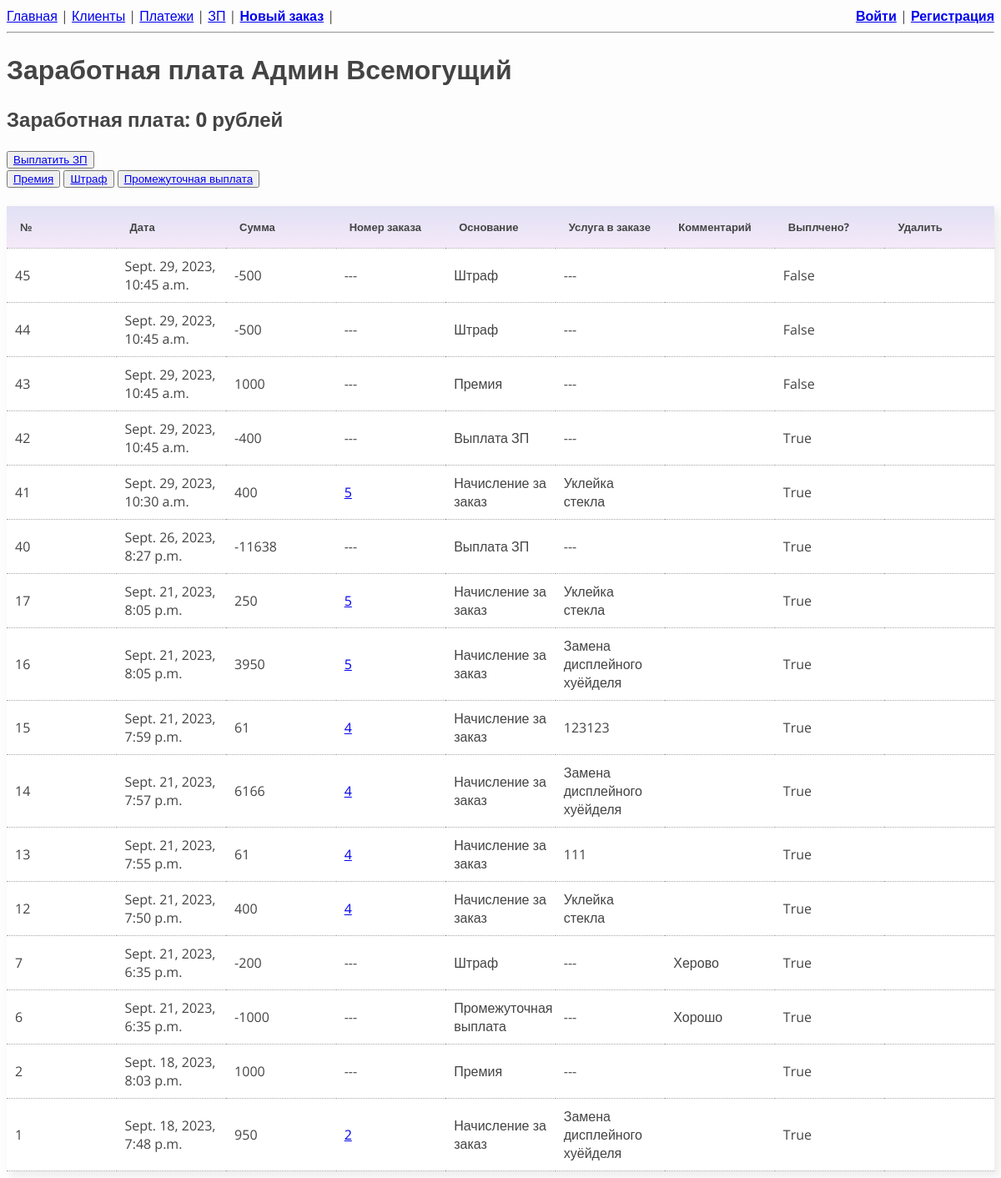
The page /salary/9/ on the database its author committed.
### users/models.py (models this page shows, shortened)
class Employees(AbstractUser):
    percent = models.IntegerField(verbose_name='Процент от заказа', default=50)
    earnings = models.IntegerField(default=0, verbose_name='Заработок с последней выплаты')

### salary/models.py (models this page shows)
class Salary(models.Model):
    SALARY_REASONS = (
        ('BONUS', 'Премия'),
        ('PENALTY', 'Штраф'),
        ('ACCRUAL', 'Начисление за заказ'),
        ('PAYOUT', 'Выплата ЗП'),
        ('INTERIM_PAYMENT', 'Промежуточная выплата')
    )
    employee = models.ForeignKey(Employees, on_delete=models.DO_NOTHING, verbose_name='Исполнитель')
    order = models.ForeignKey(Order, on_delete=models.CASCADE, null=True, blank=True,
                              verbose_name='Номер заказа')
    work = models.ForeignKey(Works, on_delete=models.CASCADE, null=True, blank=True,
                              verbose_name='Услуга')
    payment = models.ForeignKey(Payments, on_delete=models.SET_NULL, null=True, blank=True,
                                verbose_name='Платёж №')
    reason = models.CharField(max_length=30, verbose_name='Основание', choices=SALARY_REASONS,
                              default='ACCRUAL')
    date = models.DateTimeField(default=datetime.now())
    amount = models.IntegerField(verbose_name='Сумма')
    comment = models.CharField(max_length=100, blank=True, default='', verbose_name='Комментарий')
    paid_for_employee = models.BooleanField(default=False, verbose_name='Оплачено мастеру')
    paid_by_operation = models.IntegerField(blank=True, null=True, verbose_name='Закрыт операцией №')

### orders/models.py (models this page shows, shortened)
class Works(models.Model):
    order = models.ForeignKey(Order, on_delete=models.CASCADE, verbose_name='Заказ')
    employee = models.ForeignKey(Employees, on_delete=models.PROTECT, null=True, blank=True,
                                verbose_name='Исполнитель')
    payment = models.ForeignKey(Payments, on_delete=models.SET_NULL, null=True, blank=True,
                                verbose_name='Платёж №')
    work = models.CharField(max_length=50, verbose_name='Название услуги')
    price = models.IntegerField(verbose_name='Стоимость')
    cost = models.IntegerField(default=0, blank=True, verbose_name='Себестоимость')
    guarantee = models.IntegerField(default=60, verbose_name='Гарантия')
    discount = models.IntegerField(default=0, blank=True, verbose_name='Скидка')
    quantity = models.IntegerField(default=1, verbose_name='Количество')
    paid_by_client = models.BooleanField(default=False, verbose_name='Оплачено клиентом')

### salary/views.py (the view)
# urls.py: path('<int:employee_id>/', EmployeeSalary.as_view(), name='employee_salary'),
class EmployeeSalary(ListView):
    model = Salary
    template_name = 'employee_salary.html'
    context_object_name = 'salary'
    ordering = ['-pk']
    def get_queryset(self):
        queryset = super().get_queryset()
        return queryset.filter(employee_id = self.kwargs['employee_id'])
    def get_context_data(self, **kwargs):
        context = super().get_context_data(**kwargs)
        context['employee'] = Employees.objects.get(pk=self.kwargs['employee_id'])
        context['salary_amount'] = get_salary_data(context['employee'].pk)['salary']
        return context

### salary/views.py (called while the page is built)
def get_salary_data(employee_id):
    unpaid_services = Salary.objects.filter(employee_id=employee_id) & Salary.objects.filter(paid_for_employee=0)
    salary = unpaid_services.aggregate(Sum('amount'))['amount__sum']
    if not salary:
        salary = 0
    salary_data = {
        'unpaid_services': unpaid_services,
        'salary': salary
    }
    return salary_data

### salary/templates/employee_salary.html (shortened to what this page needs)
{% extends "base.html" %}
{% load static %}
{% block header %}Заработная плата {{ employee.get_full_name }} {% endblock header %}
{% block content%}
<h2>Заработная плата: {{ salary_amount }} рублей </h2>
<button>
    <a href="{% url 'operations_salary' employee.pk %}?type=payout">Выплатить ЗП</a>
</button>
<br>
<button>
    <a href="{% url 'operations_salary' employee.pk %}?type=bonus">Премия</a>
</button>
<button>
    <a href="{% url 'operations_salary' employee.pk %}?type=penalty">Штраф</a>
</button>
<button>
    <a href="{% url 'operations_salary' employee.pk %}?type=interim_payment">Промежуточная выплата</a>
</button>
<br><br>
<table class="full_width">
    <thead>
        <th>№</th>
        <th>Дата</th>
        <th>Сумма</th>
        <th>Номер заказа</th>
        <th>Основание</th>
        <th>Услуга в заказе</th>
        <th>Комментарий</th>
        <th>Выплчено?</th>
        <th>Удалить</th>
    </thead>
    {% for object in salary %}
        <tbody>
            <tr>
                <td>{{ object.pk }}</td>
                <td>{{ object.date }}</td>
                <td>{{ object.amount }}</td>
                <td>{% if object.order_id %}
                    <a href="{% url 'order' object.order_id %}">{{ object.order_id }}</a>
                    {% else %} ---
                {% endif %}</td>
                <td>{{ object.get_reason_display }}</td>
                <td>{% if object.work.work %}
                    {{ object.work.work }}
                    {% else %} ---
                {% endif %}</td>
                <td>{{ object.comment }}</td>
                <td>{{ object.paid_for_employee }}</td>
                <td>
                 </td>
            </tr>
        </tbody>
    {% endfor %}
</table>
{% endblock content %}

### my_service/templates/base.html (shortened to what this page needs)
<!DOCTYPE html>
{% load static %}
<html>
<head>
    <link rel="stylesheet" href="{% static 'css/style.css' %}" />
    <link rel="stylesheet" href="{% static 'css/table.css' %}" />
    <link rel="stylesheet" href="{% static 'css/popup.css' %}" />
</head>
<body>
    <div>
        <a href="{% url 'orders' %}">Главная</a> |
        <a href="{% url 'clients' %}">Клиенты</a> |
        <a href="{% url 'payments' %}">Платежи</a> |
        <a href="{% url 'main_salary' %}">ЗП</a> |
        <a href="{% url 'create_order' %}"><b>Новый заказ</b></a> |
        {% if request.user.is_authenticated %}
            <div class="last">
            {% if request.user.is_superuser %}
                <a href="/admin/">Админочка</a>
            {% endif %}
            Привет, {{ request.user.username }} |
            <a href="{% url 'logout' %}">Выйти</a>   </div>
        {% else %}
            <div class="last"><a href="{% url 'login' %}"><b>Войти</b></a> |
            <a href="{% url 'register' %}"><b>Регистрация</b></a></div>
        {% endif %}
    </div>
    <hr>
    <h1>{% block header %}{% endblock header %}</h1>
    <div>{% block content%}{% endblock content %}</div>
</body>
</html>

### my_service/static/css/style.css (style rules this page uses)
*, *::before, *::after { box-sizing: border-box; }
body { font-family: 'Open Sans', sans-serif; font-weight: 400; font-size: 16px; color: #444444; background-color: rgb(253, 253, 253); }
.last { float: right; }

### my_service/static/css/table.css (style rules this page uses)
table { border-collapse: collapse; box-shadow: 5px 5px 10px 1px rgba(0, 0, 0, 0.068); }
table.full_width { table-layout: fixed; width: 100%; }
th { background: linear-gradient(rgba(61, 61, 190, 0.158), rgba(142, 15, 180, 0.089)); padding: 16px; font-size: 13px; font-weight: 700; text-align: left; }
tr { padding: 5px; background-color: #ffffff; border-bottom: dotted; border-color: #a7a7a7; border-width: 1px; }
td { padding: 10px; }

### rows shown on the page
Employees: get_full_name "Админ Всемогущий"
Salary: pk "45", date "Sept. 29, 2023, 10:45 a.m.", amount "-500", reason "Штраф", paid_for_employee "False"
Salary: pk "44", date "Sept. 29, 2023, 10:45 a.m.", amount "-500", reason "Штраф", paid_for_employee "False"
Salary: pk "43", date "Sept. 29, 2023, 10:45 a.m.", amount "1000", reason "Премия", paid_for_employee "False"
Salary: pk "42", date "Sept. 29, 2023, 10:45 a.m.", amount "-400", reason "Выплата ЗП", paid_for_employee "True"
Salary: pk "41", date "Sept. 29, 2023, 10:30 a.m.", amount "400", order_id "5", reason "Начисление за заказ", work.work "Уклейка стекла", paid_for_employee "True"
Salary: pk "40", date "Sept. 26, 2023, 8:27 p.m.", amount "-11638", reason "Выплата ЗП", paid_for_employee "True"
Salary: pk "17", date "Sept. 21, 2023, 8:05 p.m.", amount "250", order_id "5", reason "Начисление за заказ", work.work "Уклейка стекла", paid_for_employee "True"
Salary: pk "16", date "Sept. 21, 2023, 8:05 p.m.", amount "3950", order_id "5", reason "Начисление за заказ", work.work "Замена дисплейного хуёйделя", paid_for_employee "True"
Salary: pk "15", date "Sept. 21, 2023, 7:59 p.m.", amount "61", order_id "4", reason "Начисление за заказ", work.work "123123", paid_for_employee "True"
Salary: pk "14", date "Sept. 21, 2023, 7:57 p.m.", amount "6166", order_id "4", reason "Начисление за заказ", work.work "Замена дисплейного хуёйделя", paid_for_employee "True"
Salary: pk "13", date "Sept. 21, 2023, 7:55 p.m.", amount "61", order_id "4", reason "Начисление за заказ", work.work "111", paid_for_employee "True"
Salary: pk "12", date "Sept. 21, 2023, 7:50 p.m.", amount "400", order_id "4", reason "Начисление за заказ", work.work "Уклейка стекла", paid_for_employee "True"
Salary: pk "7", date "Sept. 21, 2023, 6:35 p.m.", amount "-200", reason "Штраф", comment "Херово", paid_for_employee "True"
Salary: pk "6", date "Sept. 21, 2023, 6:35 p.m.", amount "-1000", reason "Промежуточная выплата", comment "Хорошо", paid_for_employee "True"
Salary: pk "2", date "Sept. 18, 2023, 8:03 p.m.", amount "1000", reason "Премия", paid_for_employee "True"
Salary: pk "1", date "Sept. 18, 2023, 7:48 p.m.", amount "950", order_id "2", reason "Начисление за заказ", work.work "Замена дисплейного хуёйделя", paid_for_employee "True"

### other values the page prints
{{ salary_amount }} "0"
